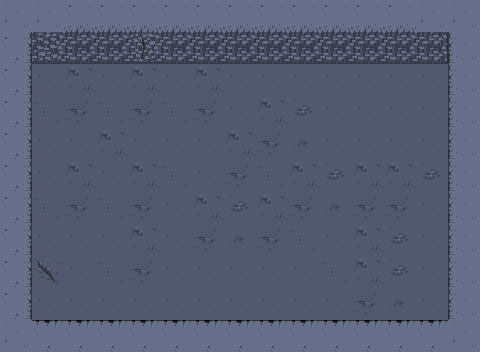

A level layout from a 2D game, rendered from its tile map. Below: a short description, then the map file with its tile-grid data intact:
An orthogonal 15x11 tile map with 32x32 px tiles, 1 tile layer (Tile Layer 1).

<map version="1.10" tiledversion="1.11.2" orientation="orthogonal" renderorder="right-down" width="15" height="11" tilewidth="32" tileheight="32" infinite="0" nextlayerid="2" nextobjectid="1">
 <tileset firstgid="1" source="cave.tsx" />
 <layer id="1" name="Tile Layer 1" width="15" height="11">
  <data encoding="csv">
16,16,30,30,30,30,30,30,30,30,30,30,30,16,16,
17,63,44,44,62,44,44,44,44,44,44,44,44,45,15,
17,71,72,71,72,71,72,71,71,71,71,71,71,71,15,
17,85,86,85,86,85,86,71,72,73,71,71,71,71,15,
17,71,71,72,71,71,71,72,86,87,71,71,71,71,15,
17,71,72,71,72,85,71,86,85,72,73,72,72,73,15,
17,85,86,85,86,71,72,73,72,86,87,86,86,71,15,
17,71,71,71,72,71,86,87,86,85,71,72,73,71,15,
17,88,71,85,86,71,71,71,71,71,85,72,73,71,15,
17,71,71,71,71,71,71,71,71,71,71,86,87,71,15,
16,2,2,2,2,2,2,2,2,2,2,2,2,2,16
</data>
 </layer>
</map>